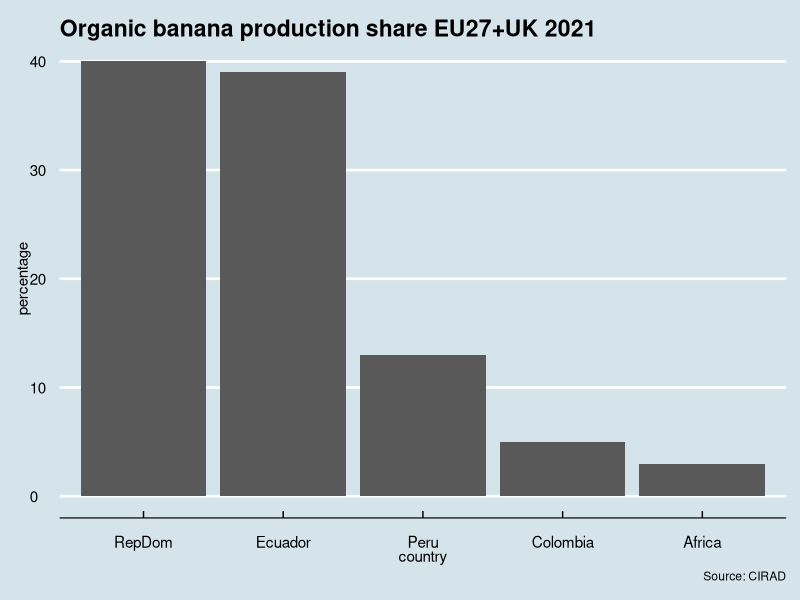
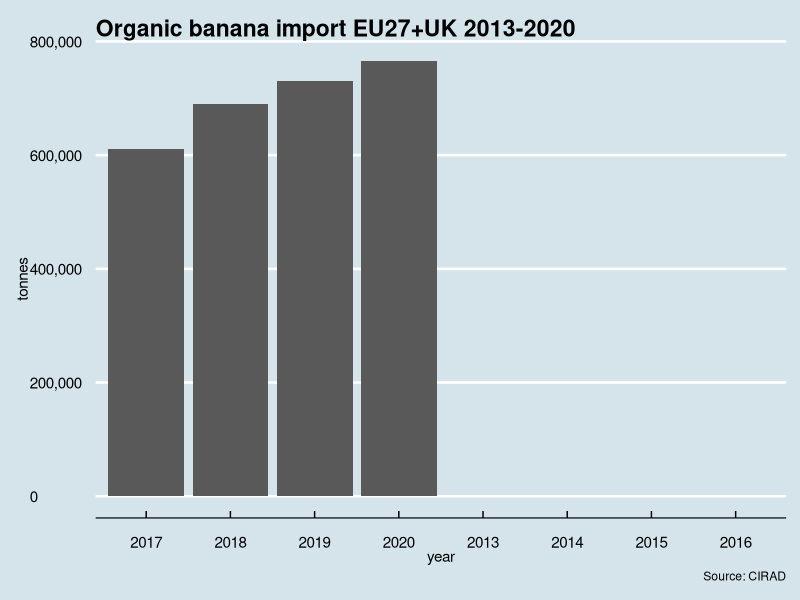

Write R code to recreate these figures, in order.
library(readxl)
library(tidyverse)
library(ggthemes)
orgban <- read_excel("orgban.xlsx")
p <- orgban %>% ggplot(aes(x= reorder(country, -perc), y = perc)) + geom_col() 
  
p + labs(title = "Organic banana production share EU27+UK 2021",
    caption = "Source: CIRAD", 
    x = "country", y = "percentage") +
  theme_economist(
    base_size = 10,
    base_family = "sans",
    horizontal = TRUE,
    dkpanel = FALSE
  )

prod <- read_excel("orgban.xlsx", sheet = "year")
p2 <- prod %>% mutate(ton = ec+dr+pe+af+co) %>%
  
  ggplot(aes(x= reorder(year, ton), y = ton)) + geom_col() 

p2 + labs(title = "Organic banana import EU27+UK 2013-2020",
         caption = "Source: CIRAD", 
         x = "year", y = "tonnes") +
  scale_y_continuous(labels = scales::comma) +
  theme_economist(
    base_size = 10,
    base_family = "sans",
    horizontal = TRUE,
    dkpanel = FALSE
  )
